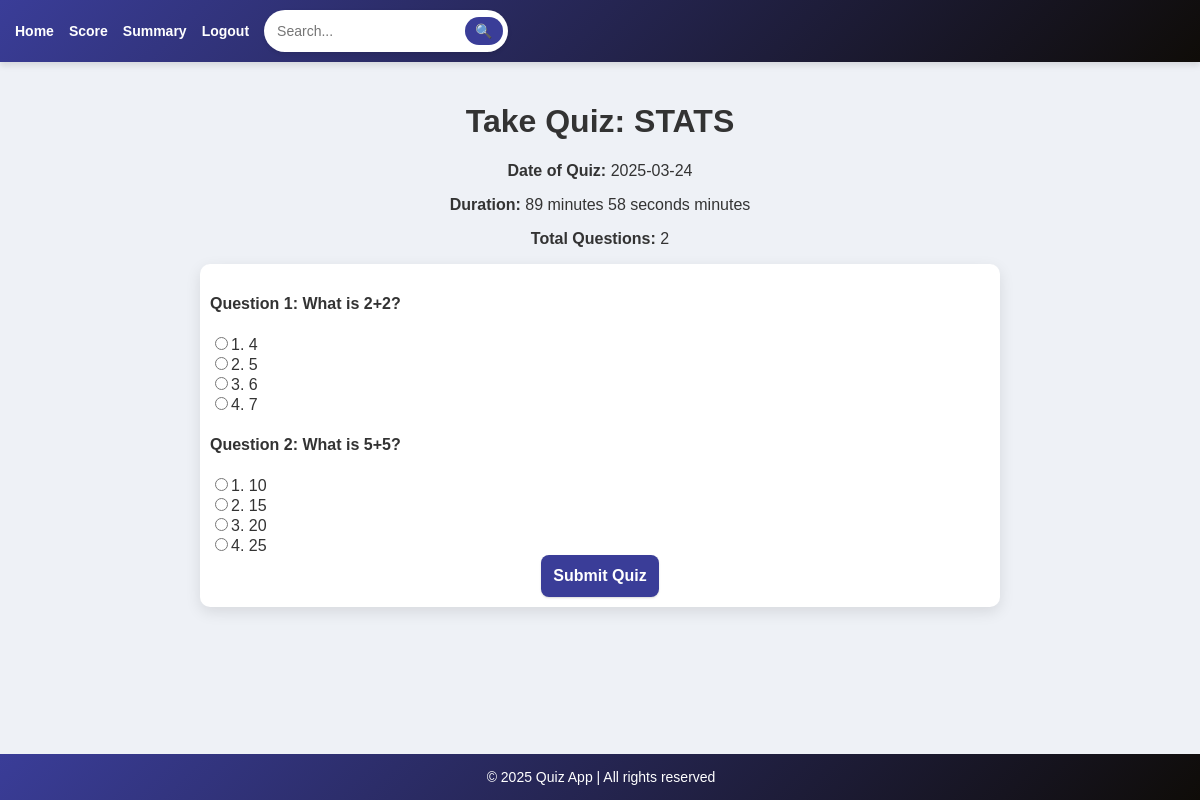
The page /take_quiz/2 on the database its author committed.
### models.py (models this page shows, shortened)
class Quiz(db.Model):
    __tablename__ = 'quiz'
    id = db.Column(db.Integer, primary_key=True)
    chapter_id = db.Column(db.Integer, db.ForeignKey('chapters.id'), nullable=False)
    name = db.Column(db.String(225), unique=True, nullable=False)
    date_of_quiz = db.Column(db.Date, nullable=True)
    time_duration = db.Column(db.Integer, nullable=True)
    remarks = db.Column(db.String(255), nullable=True)
    chapter = db.relationship('Chapter', back_populates='quizzes')
    scores = db.relationship('Score', backref='quiz', lazy=True)

class Question(db.Model):
    __tablename__ = 'questions'
    id = db.Column(db.Integer, primary_key=True)
    question_statement = db.Column(db.String, nullable=False)
    option1 = db.Column(db.String, nullable=False)
    option2 = db.Column(db.String, nullable=False)
    option3 = db.Column(db.String, nullable=False)
    option4 = db.Column(db.String, nullable=False)
    correct_answer = db.Column(db.String, nullable=False)
    chapter_id = db.Column(db.Integer, db.ForeignKey('chapters.id'), nullable=False)
    chapter = db.relationship("Chapter", back_populates="questions")

### app.py (the view)
@app.route('/take_quiz/<int:quiz_id>', methods=['GET'])
def take_quiz(quiz_id):
    quiz = Quiz.query.get_or_404(quiz_id)
    questions = Question.query.filter_by(chapter_id=quiz.chapter_id).all()
    return render_template('take_quiz.html', quiz=quiz, questions=questions)

### templates/take_quiz.html (shortened to what this page needs)
{% extends 'base1.html' %}
{% block content %}
<div class="container">
    <h1 class="text-center">Take Quiz: {{ quiz.name }}</h1>
    <div class="quiz-details text-center">
        <p><strong>Date of Quiz:</strong> {{ quiz.date_of_quiz.strftime('%Y-%m-%d') }}</p>
        <p><strong>Duration:</strong> <span id="timer">{{ quiz.time_duration }}</span> minutes</p>
        <p><strong>Total Questions:</strong> {{ questions|length }}</p>
    </div>
    <form method="POST" action="{{ url_for('submit_quiz', quiz_id=quiz.id) }}" onsubmit="setStartTime()">
        <div class="quiz-questions" style="text-align: left;">
            {% for question in questions %}
                <div class="question">
                    <h4>Question {{ loop.index }}: {{ question.question_statement }}</h4>
                    <div>
                        <input type="radio" name="question_{{ question.id }}" value="{{ question.option1 }}" required>1. {{ question.option1 }}<br>
                        <input type="radio" name="question_{{ question.id }}" value="{{ question.option2 }}">2. {{ question.option2 }}<br>
                        <input type="radio" name="question_{{ question.id }}" value="{{ question.option3 }}">3. {{ question.option3 }}<br>
                        <input type="radio" name="question_{{ question.id }}" value="{{ question.option4 }}">4. {{ question.option4 }}<br>
                    </div>
                </div>
            {% endfor %}
        </div>
        <button type="submit" class="btn btn-primary" style="text-align: center;">Submit Quiz</button>
    </form>
</div>
{% endblock %}

### templates/base1.html (style rules this page uses)
form { background: white; padding: 10px; border-radius: 10px; box-shadow: 0px 5px 15px rgba(0, 0, 0, 0.1); }
input, select { border: 2px solid #3a3d98; border-radius: 10px; padding: 8px; }
button { font-size: 14px; font-weight: bold; padding: 8px 12px; }
body { font-family: 'Poppins', Arial, sans-serif; margin: 0; padding: 0; background-color: #eef1f6; color: #333; }

### templates/take_quiz.html (style rules this page uses)
.btn.btn-primary { display: inline-block; padding: 0.75rem; font-size: 1rem; border: none; border-radius: 8px; cursor: pointer; background-color: #3a3d98; color: #fff; text-decoration: none; box-shadow: 0 1px 2px rgba(0, 0, 0, 0.15); transition: background 0.3s; }

### rows shown on the page
Quiz: name "STATS", date_of_quiz "2025-03-24"
Question: question_statement "What is 2+2?", option1 "4", option2 "5", option3 "6", option4 "7"
Question: question_statement "What is 5+5?", option1 "10", option2 "15", option3 "20", option4 "25"

### other values the page prints
{{ questions|length }} "2"
